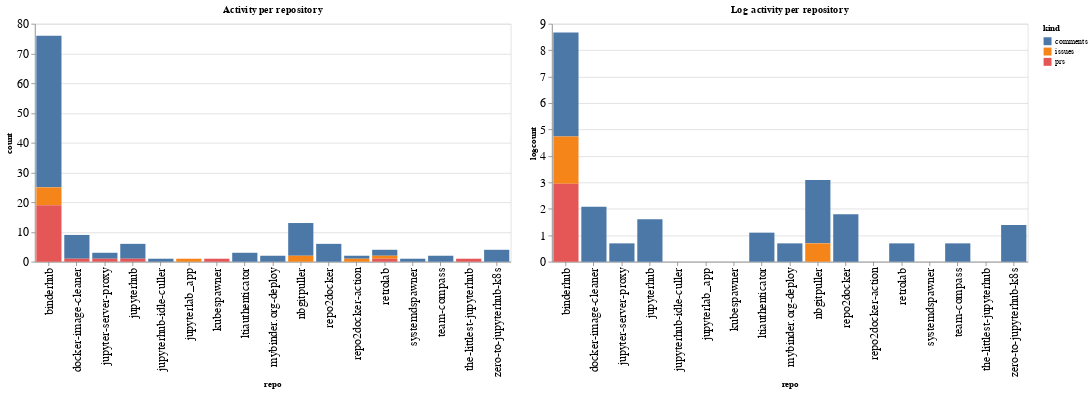

The cell this chart's notebook holds for it:
### Code cell
ch1 = alt.Chart(repo_summaries, width=600, title="Activity per repository").mark_bar().encode(
    x='repo',
    y='count',
    color='kind',
    tooltip="kind"
)

ch2 = alt.Chart(repo_summaries, width=600, title="Log activity per repository").mark_bar().encode(
    x='repo',
    y='logcount',
    color='kind',
    tooltip="kind"
)

ch1 | ch2

### Figure 1 — Vega-Lite specification as saved in the notebook (floating-point values rounded to 4 significant figures)
{"config": {"axisLeft": {"labelFontSize": 15}, "axisBottom": {"labelFontSize": 15}}, "hconcat": [{"mark": "bar", "encoding": {"color": {"type": "nominal", "field": "kind"}, "tooltip": {"type": "nominal", "field": "kind"}, "x": {"type": "nominal", "field": "repo"}, "y": {"type": "quantitative", "field": "count"}}, "title": "Activity per repository", "width": 600}, {"mark": "bar", "encoding": {"color": {"type": "nominal", "field": "kind"}, "tooltip": {"type": "nominal", "field": "kind"}, "x": {"type": "nominal", "field": "repo"}, "y": {"type": "quantitative", "field": "logcount"}}, "title": "Log activity per repository", "width": 600}], "data": {"name": "data-646cc8786e8409756d6c10435f166d8f"}, "$schema": "https://vega.github.io/schema/vega-lite/v4.8.1.json", "datasets": {"data-646cc8786e8409756d6c10435f166d8f": [{"repo": "binderhub", "kind": "comments", "count": 51, "logcount": 3.932}, {"repo": "binderhub", "kind": "issues", "count": 6, "logcount": 1.792}, {"repo": "binderhub", "kind": "prs", "count": 19, "logcount": 2.944}, {"repo": "docker-image-cleaner", "kind": "comments", "count": 8, "logcount": 2.079}, {"repo": "docker-image-cleaner", "kind": "prs", "count": 1, "logcount": 0.0}, {"repo": "jupyter-server-proxy", "kind": "comments", "count": 2, "logcount": 0.6931}, {"repo": "jupyter-server-proxy", "kind": "prs", "count": 1, "logcount": 0.0}, {"repo": "jupyterhub", "kind": "comments", "count": 5, "logcount": 1.609}, {"repo": "jupyterhub", "kind": "prs", "count": 1, "logcount": 0.0}, {"repo": "jupyterhub-idle-culler", "kind": "comments", "count": 1, "logcount": 0.0}, {"repo": "jupyterlab_app", "kind": "issues", "count": 1, "logcount": 0.0}, {"repo": "kubespawner", "kind": "prs", "count": 1, "logcount": 0.0}, {"repo": "ltiauthenticator", "kind": "comments", "count": 3, "logcount": 1.099}, {"repo": "mybinder.org-deploy", "kind": "comments", "count": 2, "logcount": 0.6931}, {"repo": "nbgitpuller", "kind": "comments", "count": 11, "logcount": 2.398}, {"repo": "nbgitpuller", "kind": "issues", "count": 2, "logcount": 0.6931}, {"repo": "repo2docker", "kind": "comments", "count": 6, "logcount": 1.792}, {"repo": "repo2docker-action", "kind": "comments", "count": 1, "logcount": 0.0}, {"repo": "repo2docker-action", "kind": "issues", "count": 1, "logcount": 0.0}, {"repo": "retrolab", "kind": "comments", "count": 2, "logcount": 0.6931}, {"repo": "retrolab", "kind": "issues", "count": 1, "logcount": 0.0}, {"repo": "retrolab", "kind": "prs", "count": 1, "logcount": 0.0}, {"repo": "systemdspawner", "kind": "comments", "count": 1, "logcount": 0.0}, {"repo": "team-compass", "kind": "comments", "count": 2, "logcount": 0.6931}, {"repo": "the-littlest-jupyterhub", "kind": "prs", "count": 1, "logcount": 0.0}, {"repo": "zero-to-jupyterhub-k8s", "kind": "comments", "count": 4, "logcount": 1.386}]}}
